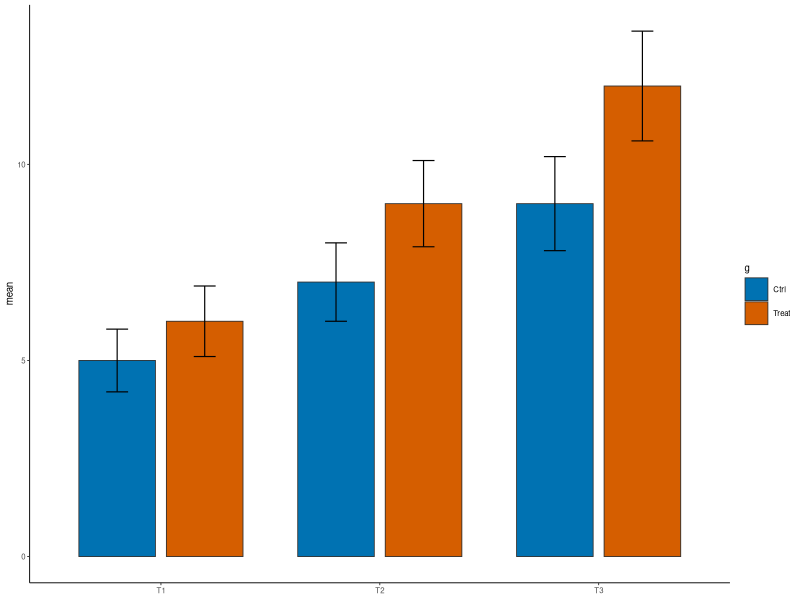
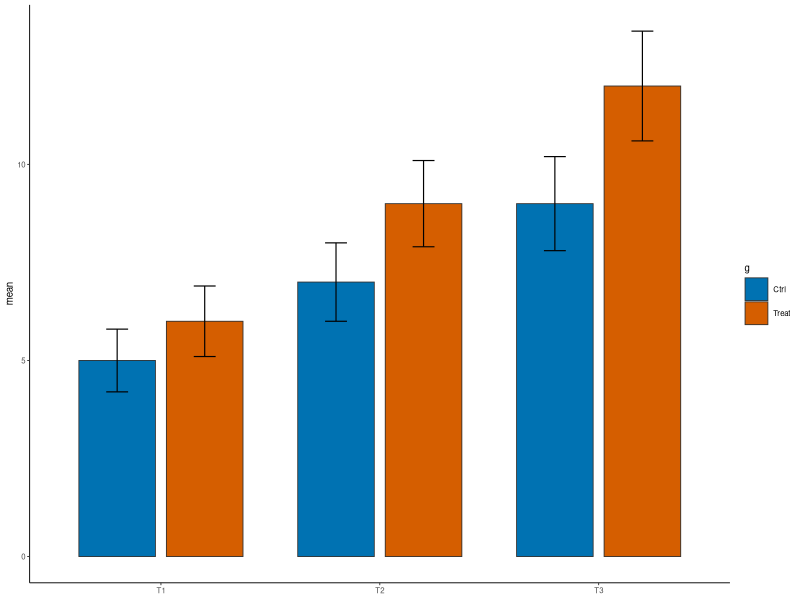

Here is the R script that generated these plots, in order:
#!/usr/bin/env Rscript
# 图型：分组柱状图
# 用途：比较不同处理在各时间点或类别上的均值，并显示误差范围。
# 输入数据契约：data.frame 至少包含 g（分组）、t（类别）、m（均值）与 s（误差）四列。
# 关键函数：ggplot2::geom_col()、ggplot2::geom_errorbar() 与 ggsave()。
set.seed(42)
suppressPackageStartupMessages(library(ggplot2))

d <- data.frame(
  g = rep(c("Ctrl", "Treat"), each = 3),
  t = rep(c("T1", "T2", "T3"), 2),
  m = c(5, 7, 9, 6, 9, 12),
  s = c(0.8, 1.0, 1.2, 0.9, 1.1, 1.4)
)

p <- ggplot(d, aes(x = t, y = m, fill = g)) +
  geom_col(
    position = position_dodge(0.8),
    width = 0.7,
    colour = "grey20",
    linewidth = 0.3
  ) +
  geom_errorbar(
    aes(ymin = m - s, ymax = m + s),
    position = position_dodge(0.8),
    width = 0.2,
    linewidth = 0.4
  ) +
  scale_fill_manual(values = c("Ctrl" = "#0072B2", "Treat" = "#D55E00")) +
  labs(x = NULL, y = "mean") +
  theme_classic(base_size = 7)

ggsave("L1_groupedbar_verified.pdf", plot = p, width = 89, height = 60, units = "mm")
ggsave(
  "L1_groupedbar_verified.png",
  plot = p,
  width = 89,
  height = 60,
  units = "mm",
  dpi = 300,
  device = png,
  type = "cairo"
)
cat("RENDER_OK groupedbar\n")
